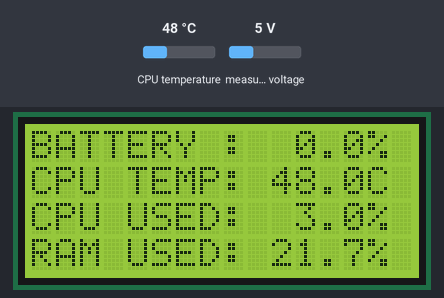
Simulated run of this program. Board: Raspberry Pi (BCM pin numbers). On the bench: 16×4 character LCD. The inputs (shaded band) are chosen by the test bench; at power-on: CPU temperature 48 °C, measured voltage 5 V. System figures (address, load, memory, disk, uptime) are fixed made-up values.

Above: at 1.2 s.
1.3 s: CPU temperature set to 31 °C
At 2.9 s:
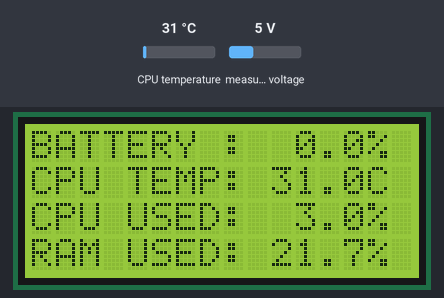
4.1 s: measured voltage set to 11.2 V
At 5.2 s:
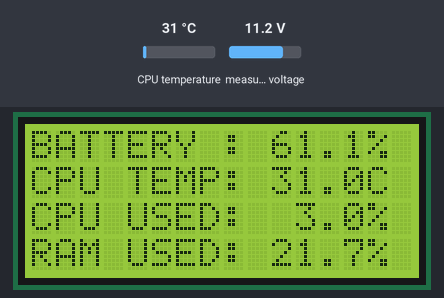
6.9 s: CPU temperature set to 44 °C
At 9.5 s:
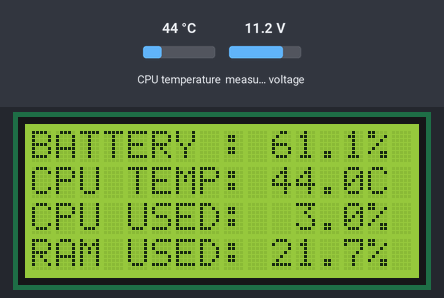
10.0 s: measured voltage set to 0.3 V
At 11.9 s:
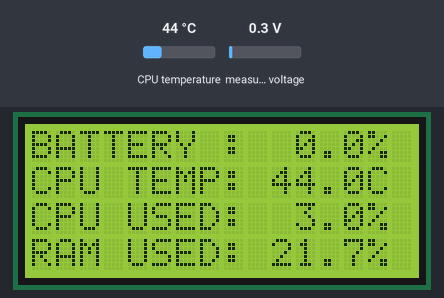
Timing chart, 0 to 13.4 s (numbered marks = the images above; inputs shaded):
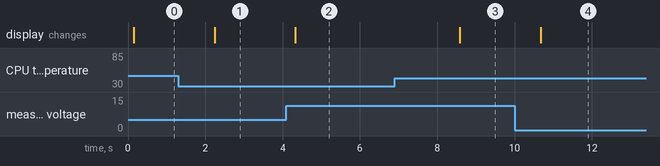

Measured:
- after the input at 1.3 s, the display: changes after 0.94 s (image 1)
- after the input at 4.1 s, the display: changes after 0.23 s (image 2)
- after the input at 6.9 s, the display: changes after 1.7 s (image 3)
- after the input at 10.0 s, the display: changes after 0.68 s (image 4)

The program:

smart_monitor.py
```python
import smbus2 as smbus
import time
import psutil
from RPLCD.i2c import CharLCD

# ==========================================
# CONFIGURATION
# ==========================================
I2C_BUS = 1
UPS_ADDR = 0x41
LCD_ADDR = 0x27
LCD_COLS = 16
LCD_ROWS = 4

# Initialize LCD
lcd = CharLCD('PCF8574', LCD_ADDR, port=1, cols=LCD_COLS, rows=LCD_ROWS)

class INA219:
    def __init__(self, addr):
        self.bus = smbus.SMBus(I2C_BUS)
        self.addr = addr
        self.calibrate()

    def calibrate(self):
        # 32V / 2A Calibration from your SmartUPS code
        try:
            self.bus.write_i2c_block_data(self.addr, 0x05, [0x10, 0x00])
            self.bus.write_i2c_block_data(self.addr, 0x00, [0x39, 0x9F])
        except: pass

    def get_voltage(self):
        try:
            data = self.bus.read_i2c_block_data(self.addr, 0x02, 2)
            raw = (data[0] << 8) | data[1]
            return (raw >> 3) * 0.004
        except: return 0.0

def get_cpu_temp():
    try:
        with open("/sys/class/thermal/thermal_zone0/temp", "r") as f:
            return float(f.read()) / 1000.0
    except: return 0.0

# ==========================================
# ACCURATE MEMORY CALCULATION
# ==========================================
def get_accurate_mem_percent():
    mem = psutil.virtual_memory()
    # Task Manager Style: (Used / Total) * 100
    # This ignores Buffers/Cache to give you the "App Usage" percentage
    used_mb = mem.used / (1024**2)
    total_mb = mem.total / (1024**2)
    percentage = (used_mb / total_mb) * 100
    return percentage, used_mb

# ==========================================
# MAIN LOOP
# ==========================================
ups = INA219(UPS_ADDR)

try:
    while True:
        # 1. Gather Metrics
        v = ups.get_voltage()
        cpu_t = get_cpu_temp()
        cpu_u = psutil.cpu_percent()
        mem_p, mem_used = get_accurate_mem_percent()

        # 2. Battery % (9V-12.6V Logic)
        batt_p = min(max(((v - 9.0) / 3.6) * 100, 0), 100)

        # 3. Format Strings for 16-Char LCD
        # Line 1: Battery
        line1 = f"BATTERY :{batt_p:5.1f}%".ljust(16)
        # Line 2: Temp
        line2 = f"CPU TEMP:{cpu_t:5.1f}C".ljust(16)
        # Line 3: Accurate Memory (Formula: Used/Total)
        line4 = f"RAM USED:{mem_p:5.1f}%".ljust(16)
        # Line 4: CPU Usage
        line3 = f"CPU USED:{cpu_u:5.1f}%".ljust(16)

        # 4. Push to LCD
        lcd.cursor_pos = (0, 0); lcd.write_string(line1)
        lcd.cursor_pos = (1, 0); lcd.write_string(line2)
        lcd.cursor_pos = (2, 0); lcd.write_string(line3)
        lcd.cursor_pos = (3, 0); lcd.write_string(line4)


        time.sleep(2)

except KeyboardInterrupt:
    lcd.clear()
    lcd.write_string("Monitor Stopped")
```
